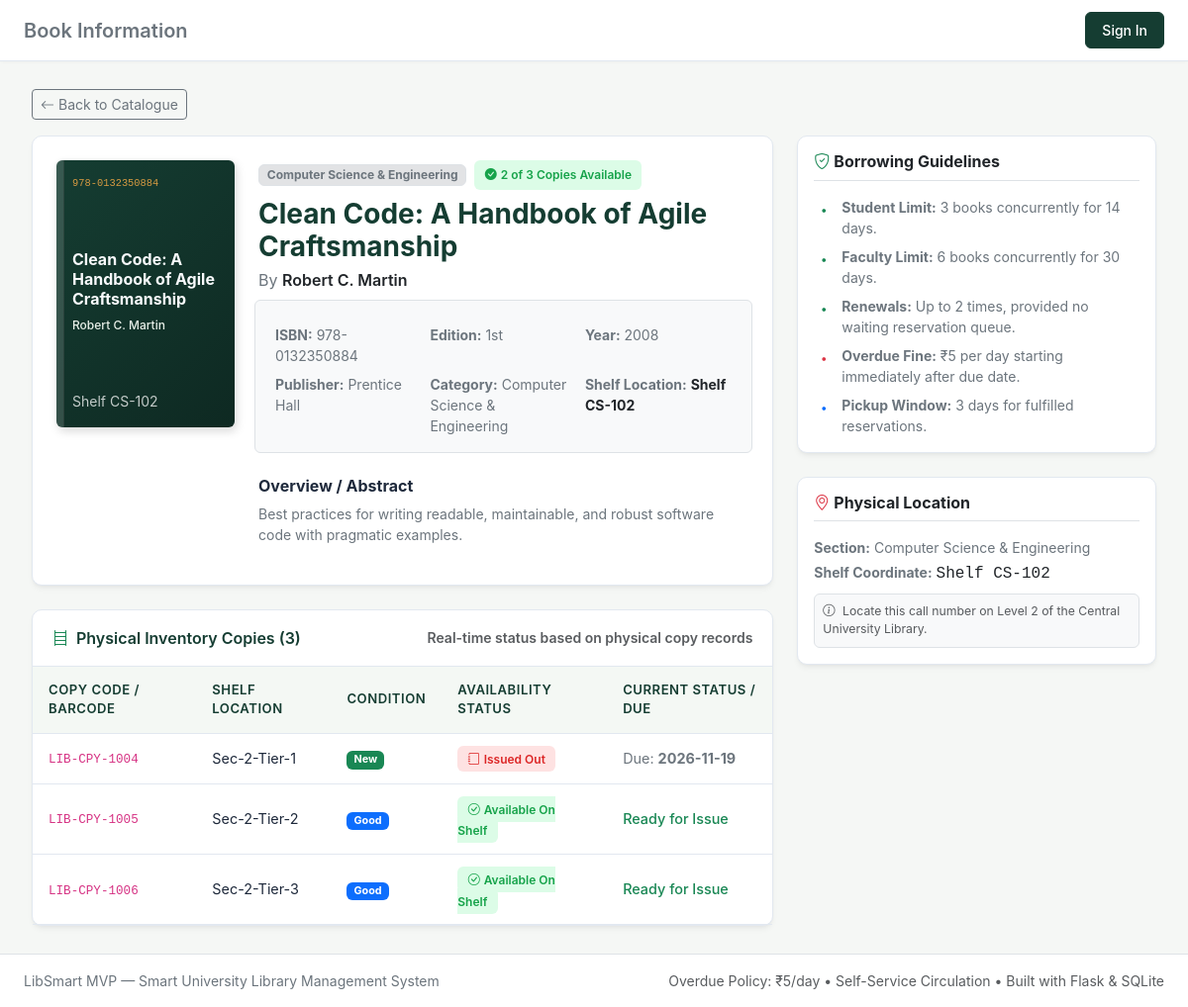
The page /book/2 on the database its author committed.
### tables this page shows
CREATE TABLE books (
    id INTEGER PRIMARY KEY AUTOINCREMENT,
    isbn TEXT UNIQUE NOT NULL,
    title TEXT NOT NULL,
    author TEXT NOT NULL,
    publisher TEXT,
    edition TEXT,
    publication_year INTEGER,
    category_id INTEGER NOT NULL REFERENCES categories(id) ON DELETE RESTRICT,
    description TEXT,
    cover_image TEXT,
    shelf_location TEXT,
    created_at TIMESTAMP DEFAULT CURRENT_TIMESTAMP
);

CREATE TABLE categories (
    id INTEGER PRIMARY KEY AUTOINCREMENT,
    name TEXT UNIQUE NOT NULL,
    description TEXT
);

CREATE TABLE book_copies (
    id INTEGER PRIMARY KEY AUTOINCREMENT,
    book_id INTEGER NOT NULL REFERENCES books(id) ON DELETE CASCADE,
    copy_code TEXT UNIQUE NOT NULL,
    status TEXT NOT NULL DEFAULT 'available' CHECK(status IN ('available', 'borrowed', 'reserved', 'return_pending', 'maintenance', 'lost')),
    condition TEXT NOT NULL DEFAULT 'Good' CHECK(condition IN ('New', 'Good', 'Fair', 'Damaged')),
    shelf_location TEXT,
    added_at TIMESTAMP DEFAULT CURRENT_TIMESTAMP
);

### app.py (the view)
@app.route('/book/<int:book_id>')
def book_detail(book_id):
    book = models.get_book_details(book_id)
    if not book:
        flash("The requested book title does not exist in the catalogue.", "danger")
        return redirect(url_for('catalogue'))
    copies = models.get_book_copies(book_id)
    return render_template('book_detail.html', book=book, copies=copies)

### app.py (called while the page is built, shortened)
@app.before_request
def load_user_and_reminders():
    g.user = None

@app.context_processor
def inject_global_data():
    unread_count = 0
    if g.user:
        unread_count = models.get_unread_notification_count(g.user['id'])
    return {
        'unread_notification_count': unread_count,
        'current_user': g.user
    }

### database.py (called while the page is built)
def get_db():
    if 'db' not in g:
        g.db = sqlite3.connect(
            Config.DATABASE,
            detect_types=sqlite3.PARSE_DECLTYPES | sqlite3.PARSE_COLNAMES
        )
        g.db.row_factory = sqlite3.Row
        g.db.execute("PRAGMA foreign_keys = ON")
    return g.db

def query_db(query, args=(), one=False):
    cur = get_db().execute(query, args)
    rv = cur.fetchall()
    cur.close()
    return (rv[0] if rv else None) if one else rv

### models.py (called while the page is built)
def get_book_details(book_id):
    book = query_db("""
        SELECT b.*, c.name as category_name,
            (SELECT COUNT(*) FROM book_copies bc WHERE bc.book_id = b.id) as total_copies,
            (SELECT COUNT(*) FROM book_copies bc WHERE bc.book_id = b.id AND bc.status = 'available') as available_copies
        FROM books b
        JOIN categories c ON b.category_id = c.id
        WHERE b.id = ?
    """, (book_id,), one=True)
    return book

def get_book_copies(book_id):
    return query_db("""
        SELECT bc.*,
            (SELECT u.name FROM borrowings b JOIN users u ON b.user_id = u.id
             WHERE b.copy_id = bc.id AND b.status IN ('borrowed', 'return_pending', 'overdue') LIMIT 1) as current_borrower,
            (SELECT b.due_date FROM borrowings b
             WHERE b.copy_id = bc.id AND b.status IN ('borrowed', 'return_pending', 'overdue') LIMIT 1) as due_date
        FROM book_copies bc
        WHERE bc.book_id = ?
        ORDER BY bc.id ASC
    """, (book_id,))

### templates/book_detail.html (shortened to what this page needs)
{% extends 'base.html' %}
{% block header_title %}Book Information{% endblock %}
{% block content %}
<div class="mb-3">
    <a href="{{ url_for('catalogue') }}" class="btn btn-outline-secondary btn-sm">
        <i class="bi bi-arrow-left me-1"></i>Back to Catalogue
    </a>
</div>
<div class="row g-4">
    <div class="col-lg-8">
        <div class="card-academic p-4 mb-4">
            <div class="d-flex flex-column flex-md-row gap-4">
                <div style="width: 180px; flex-shrink: 0;" class="mx-auto mx-md-0">
                    <div class="book-cover-placeholder">
                        <div class="book-cover-isbn">{{ book.isbn }}</div>
                        <div>
                            <div class="book-cover-title fs-6">{{ book.title }}</div>
                            <div class="book-cover-author small">{{ book.author }}</div>
                        </div>
                        <div class="small opacity-75">{{ book.shelf_location }}</div>
                    </div>
                </div>
                <div class="flex-grow-1">
                    <div class="d-flex flex-wrap align-items-center gap-2 mb-2">
                        <span class="badge bg-secondary-subtle text-secondary border">{{ book.category_name }}</span>
                        {% if book.available_copies > 0 %}
                        <span class="badge-available">
                            <i class="bi bi-check-circle-fill me-1"></i>{{ book.available_copies }} of {{ book.total_copies }} Copies Available
                        </span>
                        {% else %}
                        <span class="badge-unavailable">
                            <i class="bi bi-x-circle-fill me-1"></i>0 of {{ book.total_copies }} Available (Reserved Queue Active)
                        </span>
                        {% endif %}
                    </div>
                    <h3 class="fw-bold mb-1" style="color: var(--forest-green);">{{ book.title }}</h3>
                    <p class="text-secondary fs-6 mb-3">By <span class="fw-semibold text-dark">{{ book.author }}</span></p>
                    <div class="row g-2 small text-secondary mb-4 bg-light p-3 rounded border">
                        <div class="col-6 col-sm-4"><strong>ISBN:</strong> {{ book.isbn }}</div>
                        <div class="col-6 col-sm-4"><strong>Edition:</strong> {{ book.edition }}</div>
                        <div class="col-6 col-sm-4"><strong>Year:</strong> {{ book.publication_year }}</div>
                        <div class="col-6 col-sm-4"><strong>Publisher:</strong> {{ book.publisher or 'N/A' }}</div>
                        <div class="col-6 col-sm-4"><strong>Category:</strong> {{ book.category_name }}</div>
                        <div class="col-6 col-sm-4"><strong>Shelf Location:</strong> <span class="text-dark fw-bold">{{ book.shelf_location }}</span></div>
                    </div>
                    <h6 class="fw-bold mb-2">Overview / Abstract</h6>
                    <p class="text-secondary small leading-relaxed">{{ book.description }}</p>
                </div>
            </div>
        </div>
        <div class="card-academic">
            <div class="card-header-academic">
                <span class="d-flex align-items-center gap-2">
                    <i class="bi bi-bookshelf text-success"></i>
                    <span>Physical Inventory Copies ({{ copies|length }})</span>
                </span>
                <span class="small text-muted">Real-time status based on physical copy records</span>
            </div>
            <div class="card-body p-0">
                <div class="table-responsive">
                    <table class="table-academic">
                        <thead>
                            <tr>
                                <th>Copy Code / Barcode</th>
                                <th>Shelf Location</th>
                                <th>Condition</th>
                                <th>Availability Status</th>
                                <th>Current Status / Due</th>
                            </tr>
                        </thead>
                        <tbody>
                            {% for copy in copies %}
                            <tr>
                                <td><code>{{ copy.copy_code }}</code></td>
                                <td>{{ copy.shelf_location or book.shelf_location }}</td>
                                <td>
                                    <span class="badge {% if copy.condition == 'New' %}bg-success{% elif copy.condition == 'Good' %}bg-primary{% elif copy.condition == 'Fair' %}bg-warning text-dark{% else %}bg-danger{% endif %}">
                                        {{ copy.condition }}
                                    </span>
                                </td>
                                <td>
                                    {% if copy.status == 'available' %}
                                    <span class="badge-available"><i class="bi bi-check-circle me-1"></i>Available On Shelf</span>
                                    {% elif copy.status == 'borrowed' %}
                                    <span class="badge-unavailable"><i class="bi bi-journal me-1"></i>Issued Out</span>
                                    {% elif copy.status == 'return_pending' %}
                                    <span class="badge-pending"><i class="bi bi-clock me-1"></i>Return Pending Verification</span>
                                    {% elif copy.status == 'reserved' %}
                                    <span class="badge-ready"><i class="bi bi-bookmark-check me-1"></i>Reserved For Patron</span>
                                    {% else %}
                                    <span class="badge bg-secondary">{{ copy.status|capitalize }}</span>
                                    {% endif %}
                                </td>
                                <td class="small text-secondary">
                                    {% if copy.status in ('borrowed', 'return_pending') and copy.due_date %}
                                    Due: <strong>{{ copy.due_date }}</strong>
                                    {% elif copy.status == 'available' %}
                                    <span class="text-success fw-medium">Ready for Issue</span>
                                    {% elif copy.status == 'reserved' %}
                                    <span class="text-primary fw-medium">Held at Circulation Desk</span>
                                    {% else %}
                                    {{ copy.status }}
                                    {% endif %}
                                </td>
                            </tr>
                            {% endfor %}
                        </tbody>
                    </table>
                </div>
            </div>
        </div>
    </div>
    <div class="col-lg-4">
        <div class="card-academic p-3 mb-4">
            <h6 class="fw-bold text-dark border-bottom pb-2 mb-3">
                <i class="bi bi-shield-check text-success me-1"></i>Borrowing Guidelines
            </h6>
            <ul class="list-unstyled small text-secondary mb-0 d-flex flex-column gap-2">
                <li class="d-flex align-items-start gap-2">
                    <i class="bi bi-dot fs-5 text-success"></i>
                    <span><strong>Student Limit:</strong> 3 books concurrently for 14 days.</span>
                </li>
                <li class="d-flex align-items-start gap-2">
                    <i class="bi bi-dot fs-5 text-success"></i>
                    <span><strong>Faculty Limit:</strong> 6 books concurrently for 30 days.</span>
                </li>
                <li class="d-flex align-items-start gap-2">
                    <i class="bi bi-dot fs-5 text-success"></i>
                    <span><strong>Renewals:</strong> Up to 2 times, provided no waiting reservation queue.</span>
                </li>
                <li class="d-flex align-items-start gap-2">
                    <i class="bi bi-dot fs-5 text-danger"></i>
                    <span><strong>Overdue Fine:</strong> ₹5 per day starting immediately after due date.</span>
                </li>
                <li class="d-flex align-items-start gap-2">
                    <i class="bi bi-dot fs-5 text-primary"></i>
                    <span><strong>Pickup Window:</strong> 3 days for fulfilled reservations.</span>
                </li>
            </ul>
        </div>
        <div class="card-academic p-3">
            <h6 class="fw-bold text-dark border-bottom pb-2 mb-3">
                <i class="bi bi-geo-alt text-danger me-1"></i>Physical Location
            </h6>
            <div class="small text-secondary">
                <p class="mb-1"><strong>Section:</strong> {{ book.category_name }}</p>
                <p class="mb-2"><strong>Shelf Coordinate:</strong> <code class="fs-6 text-dark">{{ book.shelf_location }}</code></p>
                <div class="p-2 bg-light rounded border text-muted small">
                    <i class="bi bi-info-circle me-1"></i> Locate this call number on Level 2 of the Central University Library.
                </div>
            </div>
        </div>
    </div>
</div>
{% endblock %}

### static/css/style.css (style rules this page uses)
:root { --forest-green: #153D32; --forest-green-dark: #0e2922; --forest-green-light: #1e5244; --sage: #E9F0E9; --sage-light: #F4F8F4; --sage-dark: #cbd9cb; --bg-color: #F5F7F5; --white: #FFFFFF; --accent-gold: #D69A42; --accent-gold-hover: #b88031; --accent-gold-soft: #fcf4e8; --text-primary: #1e293b; --text-secondary: #64748b; --text-muted: #94a3b8; --border-color: #e2e8f0; --danger: #dc2626; --danger-light: #fee2e2; --warning: #f59e0b; --warning-light: #fef3c7; --success: #16a34a; --success-light: #dcfce7; --info: #0284c7; --info-light: #e0f2fe; --card-shadow: 0 4px 6px -1px rgba(0, 0, 0, 0.05), 0 2px 4px -2px rgba(0, 0, 0, 0.05); --hover-shadow: 0 10px 15px -3px rgba(0, 0, 0, 0.08), 0 4px 6px -4px rgba(0, 0, 0, 0.04); }
body { background-color: var(--bg-color); color: var(--text-primary); font-family: 'Inter', -apple-system, BlinkMacSystemFont, 'Segoe UI', Roboto, Helvetica, Arial, sans-serif; min-height: 100vh; display: flex; flex-direction: column; }
.card-academic { background: var(--white); border: 1px solid var(--border-color); border-radius: 10px; box-shadow: var(--card-shadow); transition: transform 0.2s ease, box-shadow 0.2s ease; }
.card-header-academic { background-color: transparent; border-bottom: 1px solid var(--border-color); padding: 1rem 1.25rem; font-weight: 600; color: var(--forest-green); display: flex; align-items: center; justify-content: space-between; }
.book-cover-placeholder { width: 100%; aspect-ratio: 2 / 3; border-radius: 6px; background: linear-gradient(135deg, var(--forest-green) 0%, var(--forest-green-dark) 100%); color: var(--white); display: flex; flex-direction: column; justify-content: space-between; padding: 1rem; box-shadow: 2px 4px 10px rgba(0, 0, 0, 0.15); position: relative; overflow: hidden; }
.book-cover-placeholder::after { content: ''; position: absolute; left: 0; top: 0; bottom: 0; width: 8px; background: rgba(255, 255, 255, 0.15); border-right: 1px solid rgba(0, 0, 0, 0.2); }
.book-cover-title { font-size: 0.95rem; font-weight: 700; line-height: 1.25; display: -webkit-box; -webkit-line-clamp: 3; -webkit-box-orient: vertical; overflow: hidden; color: #f8fafc; }
.book-cover-author { font-size: 0.75rem; color: var(--sage); font-weight: 500; margin-top: 0.5rem; }
.book-cover-isbn { font-size: 0.65rem; color: var(--accent-gold); font-family: monospace; }
.badge-available { background-color: var(--success-light); color: var(--success); font-weight: 600; padding: 0.35rem 0.65rem; border-radius: 6px; font-size: 0.75rem; }
.badge-unavailable { background-color: var(--danger-light); color: var(--danger); font-weight: 600; padding: 0.35rem 0.65rem; border-radius: 6px; font-size: 0.75rem; }
.table-academic { width: 100%; margin-bottom: 0; color: var(--text-primary); border-color: var(--border-color); }
.table-academic thead th { background-color: var(--sage-light); color: var(--forest-green); font-weight: 600; font-size: 0.82rem; text-transform: uppercase; letter-spacing: 0.04em; padding: 0.85rem 1rem; border-bottom: 1px solid var(--border-color); }
.table-academic tbody td { padding: 0.85rem 1rem; vertical-align: middle; font-size: 0.9rem; border-bottom: 1px solid var(--border-color); }

### rows shown on the page
books: isbn "978-0132350884", title "Clean Code: A Handbook of Agile Craftsmanship", author "Robert C. Martin", shelf_location "Shelf CS-102", edition "1st", publication_year "2008", publisher "Prentice Hall", description "Best practices for writing readable, maintainable, and robust software code with pragmatic examples."
categories: category_name "Computer Science & Engineering"
book_copies: copy_code "LIB-CPY-1004", shelf_location "Sec-2-Tier-1", condition "New", status "borrowed" (drawn), due_date "2026-11-19"
book_copies: copy_code "LIB-CPY-1005", shelf_location "Sec-2-Tier-2", condition "Good", status "available" (drawn)
book_copies: copy_code "LIB-CPY-1006", shelf_location "Sec-2-Tier-3", condition "Good", status "available" (drawn)

### other values the page prints
{{ book.available_copies }} "2"
{{ book.total_copies }} "3"
{{ copies|length }} "3"
